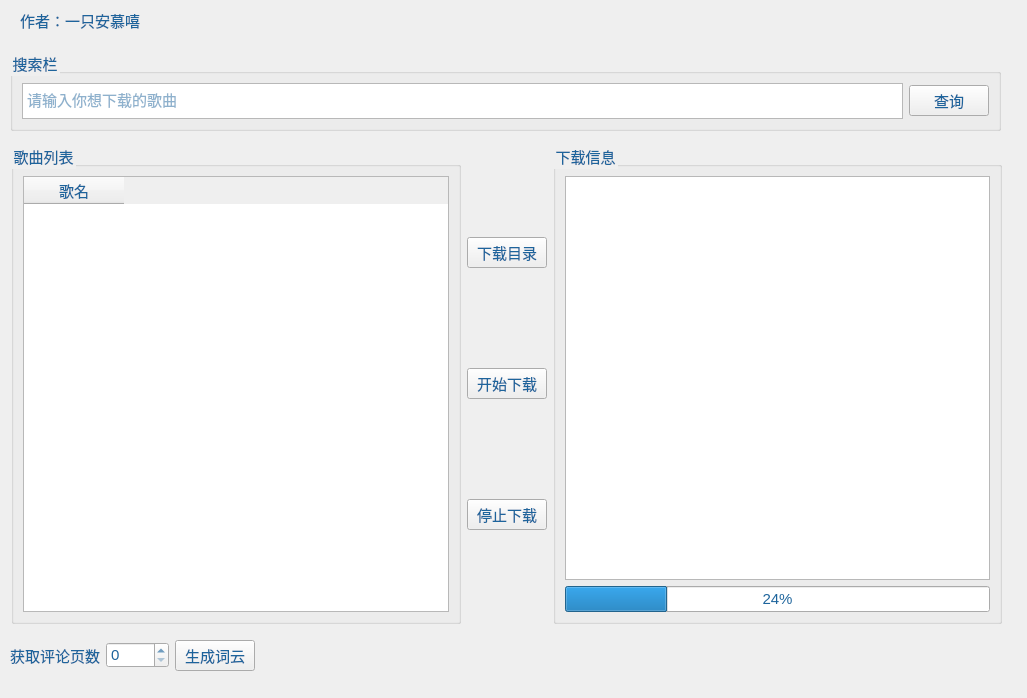
<?xml version="1.0" encoding="UTF-8"?>
<ui version="4.0">
 <class>Form</class>
 <widget class="QWidget" name="Form">
  <property name="geometry">
   <rect>
    <x>0</x>
    <y>0</y>
    <width>1027</width>
    <height>698</height>
   </rect>
  </property>
  <property name="windowTitle">
   <string>Form</string>
  </property>
  <property name="styleSheet">
   <string notr="true">*{	
	font-family:微软雅黑;
	font-size:15px;
	color: #1d649c;
}
#loadText{
	background-image: url(背景图.jpg);
}</string>
  </property>
  <widget class="QLabel" name="label">
   <property name="geometry">
    <rect>
     <x>20</x>
     <y>10</y>
     <width>141</width>
     <height>21</height>
    </rect>
   </property>
   <property name="text">
    <string>作者：一只安慕嘻</string>
   </property>
  </widget>
  <widget class="QWidget" name="layoutWidget">
   <property name="geometry">
    <rect>
     <x>11</x>
     <y>143</y>
     <width>991</width>
     <height>481</height>
    </rect>
   </property>
   <layout class="QHBoxLayout" name="horizontalLayout">
    <item>
     <widget class="QGroupBox" name="groupBox">
      <property name="title">
       <string>歌曲列表</string>
      </property>
      <layout class="QVBoxLayout" name="verticalLayout">
       <item>
        <widget class="QTableWidget" name="tableWidget">
         <column>
          <property name="text">
           <string>歌名</string>
          </property>
         </column>
        </widget>
       </item>
      </layout>
     </widget>
    </item>
    <item>
     <layout class="QVBoxLayout" name="verticalLayout_3">
      <item>
       <widget class="QPushButton" name="dictPath">
        <property name="text">
         <string>下载目录</string>
        </property>
       </widget>
      </item>
      <item>
       <widget class="QPushButton" name="startdownbutton">
        <property name="text">
         <string>开始下载</string>
        </property>
       </widget>
      </item>
      <item>
       <widget class="QPushButton" name="stopdownloadButton">
        <property name="text">
         <string>停止下载</string>
        </property>
       </widget>
      </item>
     </layout>
    </item>
    <item>
     <widget class="QGroupBox" name="groupBox_2">
      <property name="title">
       <string>下载信息</string>
      </property>
      <layout class="QVBoxLayout" name="verticalLayout_2">
       <item>
        <widget class="QTextBrowser" name="loadText"/>
       </item>
       <item>
        <widget class="QProgressBar" name="progressBar">
         <property name="value">
          <number>24</number>
         </property>
        </widget>
       </item>
      </layout>
     </widget>
    </item>
   </layout>
  </widget>
  <widget class="QGroupBox" name="groupBox_3">
   <property name="geometry">
    <rect>
     <x>10</x>
     <y>50</y>
     <width>991</width>
     <height>81</height>
    </rect>
   </property>
   <property name="title">
    <string>搜索栏</string>
   </property>
   <layout class="QHBoxLayout" name="horizontalLayout_3">
    <item>
     <layout class="QHBoxLayout" name="horizontalLayout_2">
      <item>
       <widget class="QPlainTextEdit" name="artistText">
        <property name="enabled">
         <bool>true</bool>
        </property>
        <property name="placeholderText">
         <string>请输入你想下载的歌曲</string>
        </property>
       </widget>
      </item>
      <item>
       <widget class="QPushButton" name="searchButton">
        <property name="text">
         <string>查询</string>
        </property>
       </widget>
      </item>
     </layout>
    </item>
   </layout>
  </widget>
  <widget class="QWidget" name="layoutWidget">
   <property name="geometry">
    <rect>
     <x>10</x>
     <y>640</y>
     <width>245</width>
     <height>31</height>
    </rect>
   </property>
   <layout class="QHBoxLayout" name="horizontalLayout_4" stretch="0,1,1">
    <item>
     <widget class="QLabel" name="label_3">
      <property name="text">
       <string>获取评论页数</string>
      </property>
     </widget>
    </item>
    <item>
     <widget class="QSpinBox" name="pageBox"/>
    </item>
    <item>
     <widget class="QPushButton" name="ciyunButton">
      <property name="text">
       <string>生成词云</string>
      </property>
     </widget>
    </item>
   </layout>
  </widget>
 </widget>
 <resources>
  <include location="图标/tubiao1.qrc"/>
 </resources>
 <connections/>
</ui>
